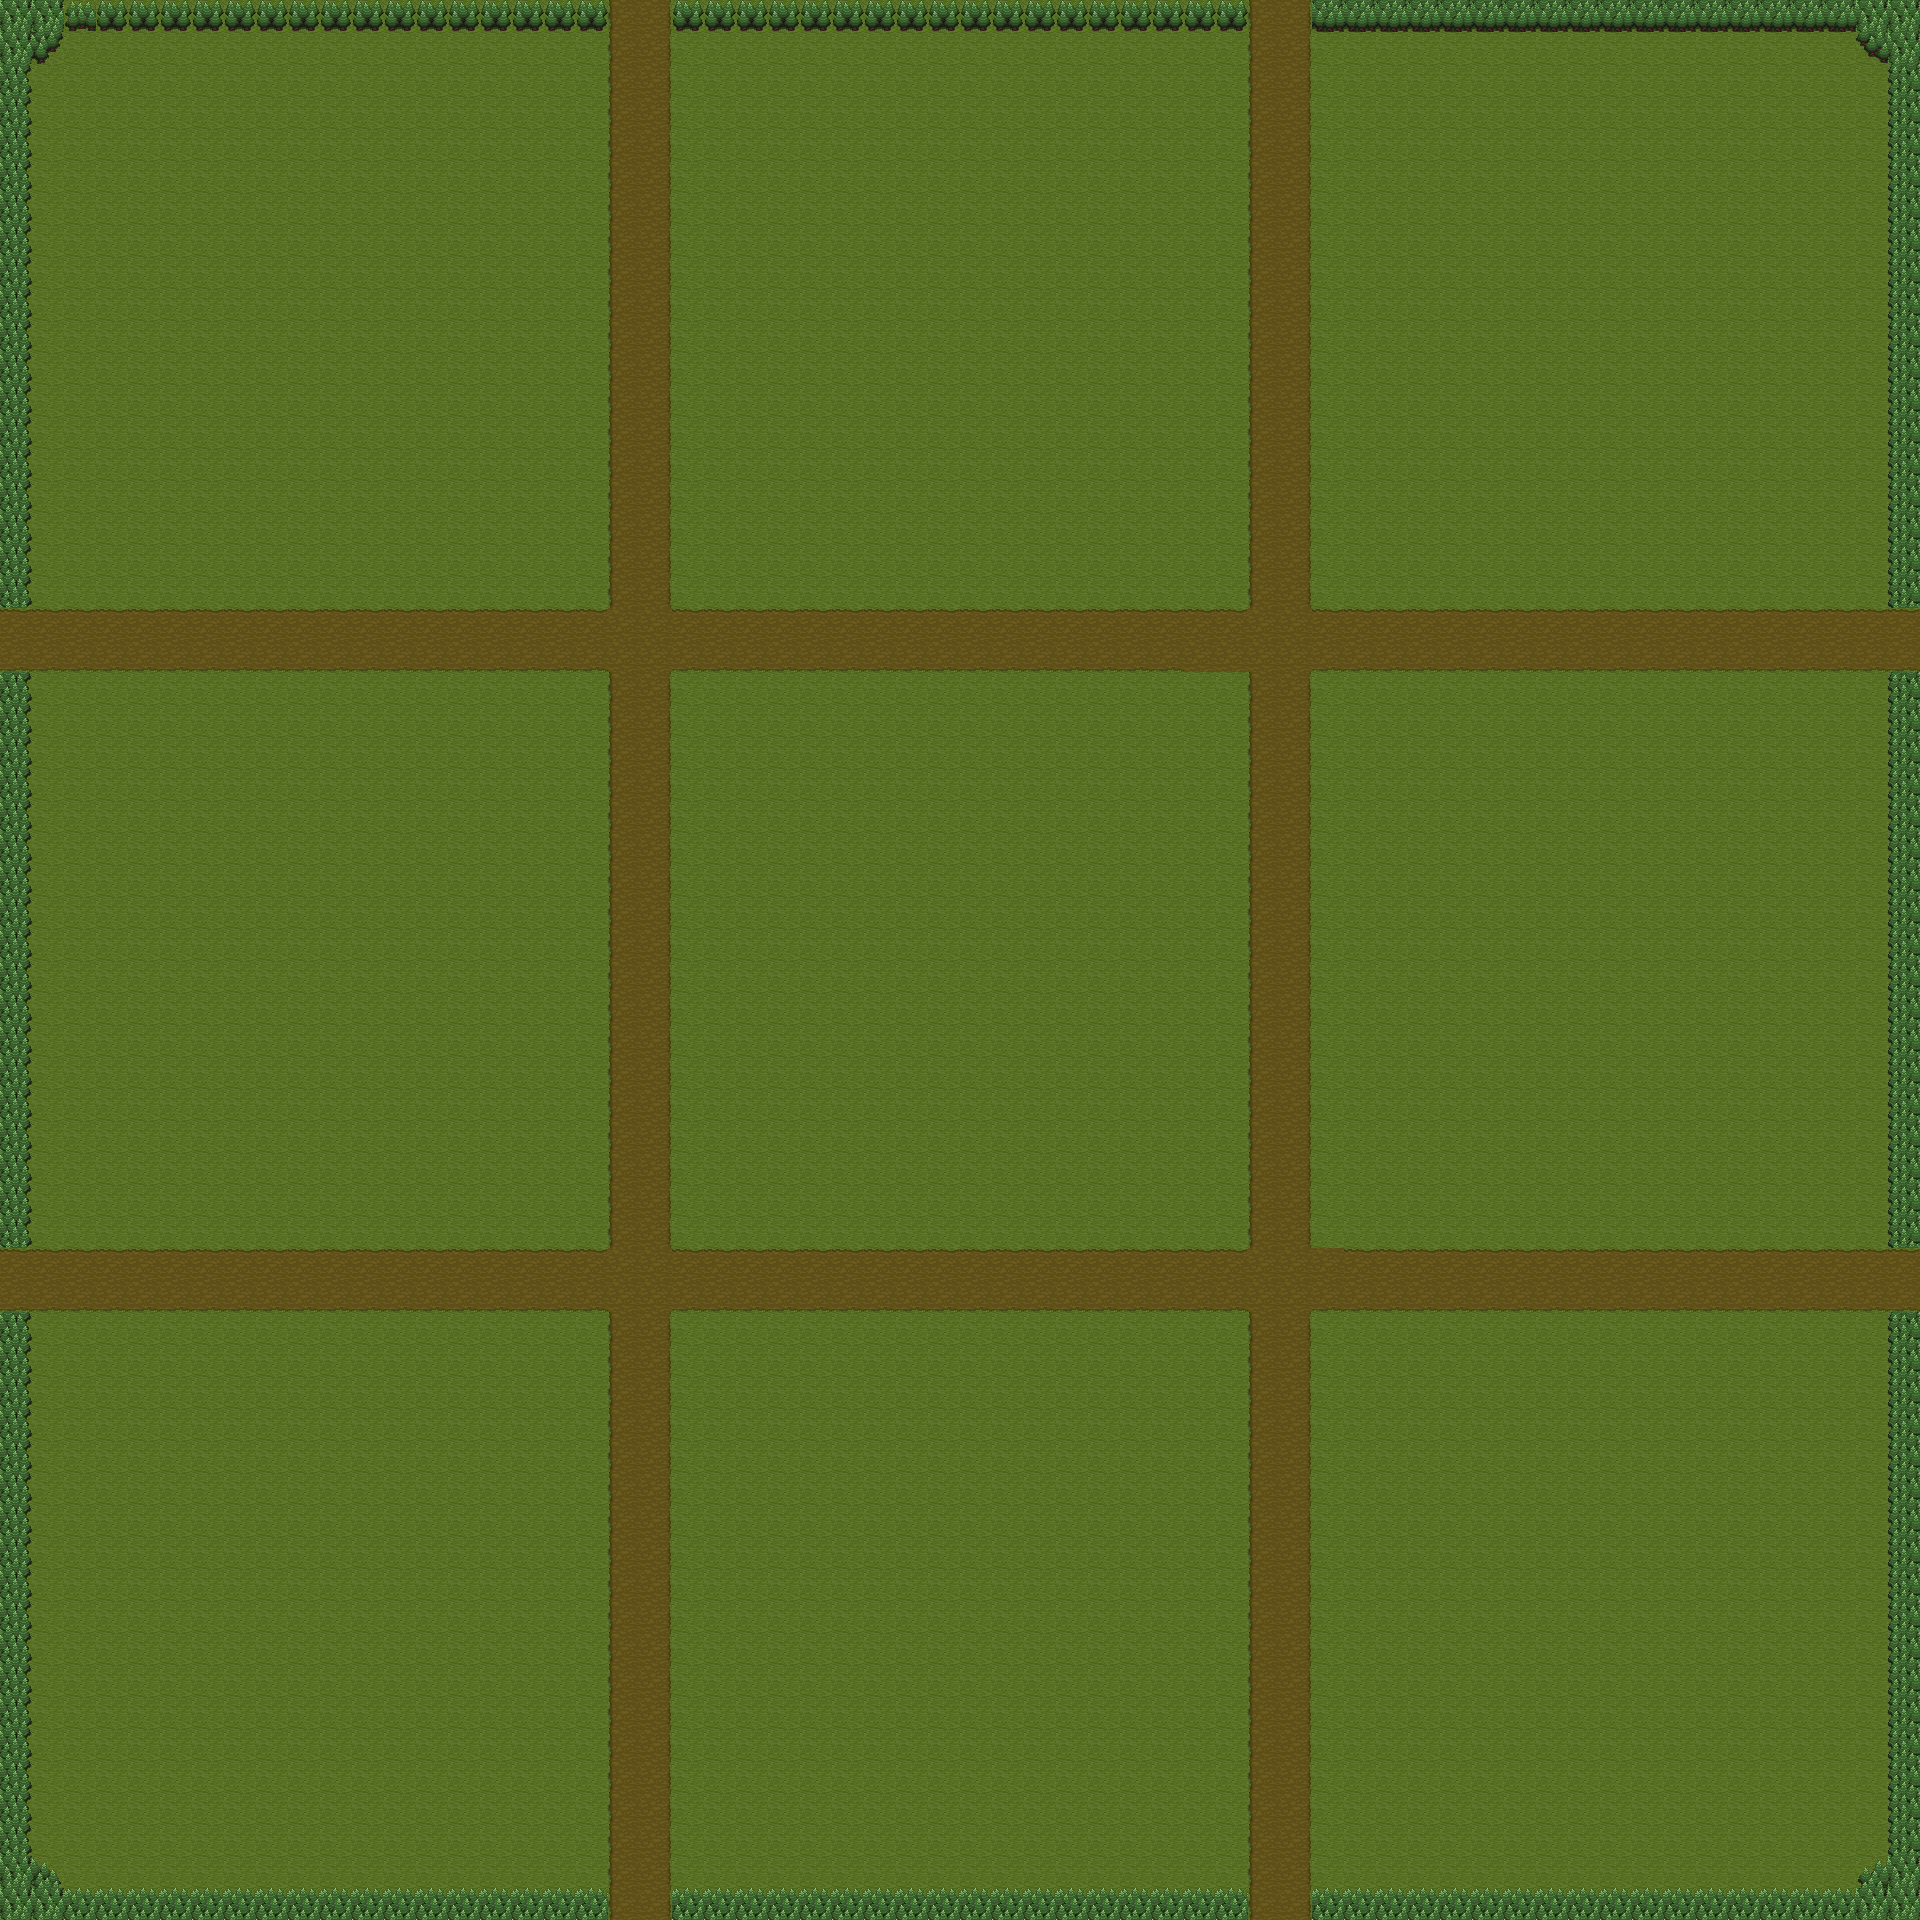

Below is a game level as drawn by its tile map, then a one-line description and the .tmx that defines it (tile-layer data replaced by summaries):
An orthogonal 60x60 tile map with 32x32 px tiles, 1 tile layer (Tile Layer 1).

<map version="1.10" tiledversion="1.11.2" orientation="orthogonal" renderorder="right-down" width="60" height="60" tilewidth="32" tileheight="32" infinite="0" nextlayerid="2" nextobjectid="1">
 <tileset firstgid="1" source="Outdoor.tsx" />
 <layer id="1" name="Tile Layer 1" width="60" height="60">
  <data>[3600 cells, 3600 non-empty, 17 distinct tile ids]</data>
 </layer>
</map>
